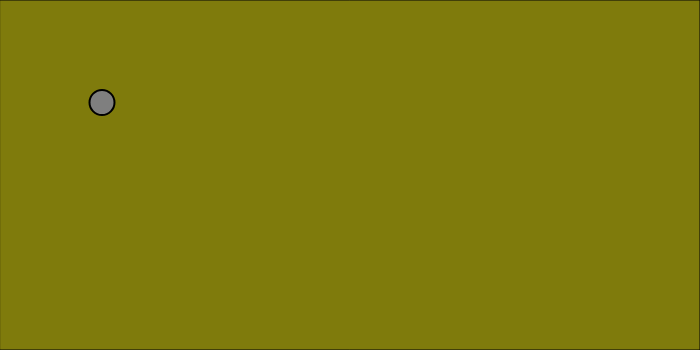
Frame 1 (no input)
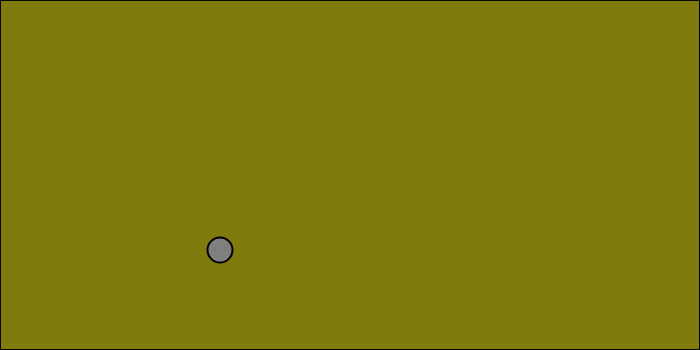
Frame 60 (no input)
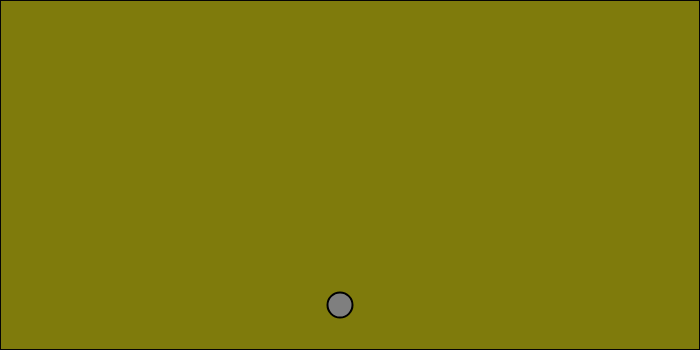
Frame 120 (the mouse pressed at the canvas centre since frame 60)

The p5.js sketch that drew these frames (run headless with seeded random() and noise() and a simulated clock; from frame 60 on, the mouse is pressed at the canvas centre):

// p5.js sketch
// ── sketch.js
let position;
let velocity;

function setup(){
    createCanvas(700,350);
    position=createVector(100,100);
    velocity=createVector(2,2.5);
    //stroke(0);
    //strokeWeight(2);

}

function draw(){
    background(255);
    position.add(velocity);

    if(position.x>width||position.x<0){
        velocity.x=velocity.x*-1;
    }

    if(position.y>height||position.y<0){
        velocity.y=velocity.y*-1;
    }
    stroke(5);
    fill(127,123,12)
    rect(0,0,width,height);


    stroke(0);
    strokeWeight(2);
    fill(127);

    circle(position.x,position.y,25);

}
